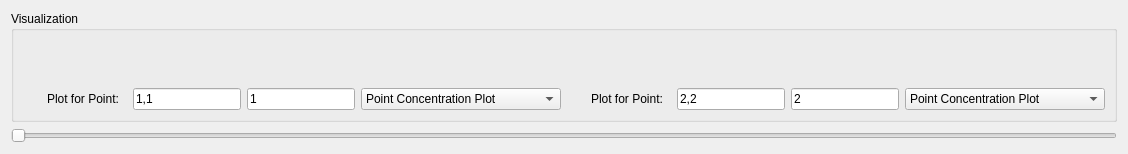
        <widget class="QWidget" name="tab_2">
         <attribute name="title">
          <string>Animation Dashboard</string>
         </attribute>
         <layout class="QGridLayout" name="gridLayout_4">
          <item row="0" column="0">
           <layout class="QGridLayout" name="gridLayout_3">
            <item row="1" column="0">
             <widget class="QSlider" name="horizontalSlider_video">
              <property name="orientation">
               <enum>Qt::Horizontal</enum>
              </property>
             </widget>
            </item>
            <item row="0" column="0">
             <widget class="QGroupBox" name="groupBox_3">
              <property name="title">
               <string>Visualization</string>
              </property>
              <layout class="QGridLayout" name="gridLayout_11">
               <item row="1" column="0">
                <layout class="QHBoxLayout" name="horizontalLayout_37">
                 <item>
                  <layout class="QVBoxLayout" name="verticalLayout_19">
                   <item>
                    <widget class="QWidget" name="widget_diagram_1" native="true">
                     <property name="sizePolicy">
                      <sizepolicy hsizetype="Preferred" vsizetype="Expanding">
                       <horstretch>0</horstretch>
                       <verstretch>30</verstretch>
                      </sizepolicy>
                     </property>
                     <layout class="QGridLayout" name="gridLayout_13"/>
                    </widget>
                   </item>
                   <item>
                    <layout class="QHBoxLayout" name="horizontalLayout_38">
                     <item>
                      <widget class="QWidget" name="widget_diagram_1_toolbar" native="true">
                       <property name="sizePolicy">
                        <sizepolicy hsizetype="Preferred" vsizetype="Preferred">
                         <horstretch>0</horstretch>
                         <verstretch>0</verstretch>
                        </sizepolicy>
                       </property>
                       <layout class="QGridLayout" name="gridLayout_16"/>
                      </widget>
                     </item>
                     <item>
                      <widget class="QLabel" name="label_canvas_1_point_or_line">
                       <property name="sizePolicy">
                        <sizepolicy hsizetype="Preferred" vsizetype="Fixed">
                         <horstretch>0</horstretch>
                         <verstretch>0</verstretch>
                        </sizepolicy>
                       </property>
                       <property name="minimumSize">
                        <size>
                         <width>80</width>
                         <height>0</height>
                        </size>
                       </property>
                       <property name="toolTip">
                        <string>Set the coordinate for the point or line to plot here. Formatting: &quot;0,0&quot; for points and &quot;50&quot; for lines.</string>
                       </property>
                       <property name="text">
                        <string>Plot for Point:</string>
                       </property>
                      </widget>
                     </item>
                     <item>
                      <widget class="QLineEdit" name="lineEdit_canvas_1_point">
                       <property name="sizePolicy">
                        <sizepolicy hsizetype="Preferred" vsizetype="Fixed">
                         <horstretch>0</horstretch>
                         <verstretch>0</verstretch>
                        </sizepolicy>
                       </property>
                       <property name="minimumSize">
                        <size>
                         <width>100</width>
                         <height>0</height>
                        </size>
                       </property>
                       <property name="toolTip">
                        <string>Set the coordinate for the point or line to plot here. Formatting: &quot;0,0&quot; for points and &quot;50&quot; for lines.</string>
                       </property>
                       <property name="text">
                        <string>1,1</string>
                       </property>
                      </widget>
                     </item>
                     <item>
                      <widget class="QLineEdit" name="lineEdit_canvas_1_line">
                       <property name="sizePolicy">
                        <sizepolicy hsizetype="Preferred" vsizetype="Fixed">
                         <horstretch>0</horstretch>
                         <verstretch>0</verstretch>
                        </sizepolicy>
                       </property>
                       <property name="minimumSize">
                        <size>
                         <width>100</width>
                         <height>0</height>
                        </size>
                       </property>
                       <property name="toolTip">
                        <string>Set the coordinate for the point or line to plot here. Formatting: &quot;0,0&quot; for points and &quot;50&quot; for lines.</string>
                       </property>
                       <property name="text">
                        <string>1</string>
                       </property>
                      </widget>
                     </item>
                     <item>
                      <widget class="QComboBox" name="comboBox_diagram_1">
                       <property name="sizePolicy">
                        <sizepolicy hsizetype="Fixed" vsizetype="Fixed">
                         <horstretch>0</horstretch>
                         <verstretch>0</verstretch>
                        </sizepolicy>
                       </property>
                       <property name="minimumSize">
                        <size>
                         <width>200</width>
                         <height>0</height>
                        </size>
                       </property>
                       <item>
                        <property name="text">
                         <string>Point Concentration Plot</string>
                        </property>
                       </item>
                       <item>
                        <property name="text">
                         <string>Line Concentration Plot</string>
                        </property>
                       </item>
                       <item>
                        <property name="text">
                         <string>Total Concentration Plot</string>
                        </property>
                       </item>
                       <item>
                        <property name="text">
                         <string>Flux Plot</string>
                        </property>
                       </item>
                      </widget>
                     </item>
                    </layout>
                   </item>
                  </layout>
                 </item>
                 <item>
                  <layout class="QVBoxLayout" name="verticalLayout_20">
                   <item>
                    <widget class="QWidget" name="widget_diagram_2" native="true">
                     <property name="sizePolicy">
                      <sizepolicy hsizetype="Preferred" vsizetype="Expanding">
                       <horstretch>0</horstretch>
                       <verstretch>30</verstretch>
                      </sizepolicy>
                     </property>
                     <layout class="QGridLayout" name="gridLayout_14"/>
                    </widget>
                   </item>
                   <item>
                    <layout class="QHBoxLayout" name="horizontalLayout_39">
                     <item>
                      <widget class="QWidget" name="widget_diagram_1_toolbar_2" native="true">
                       <layout class="QGridLayout" name="gridLayout_17"/>
                      </widget>
                     </item>
                     <item>
                      <widget class="QLabel" name="label_canvas_2_point_or_line">
                       <property name="sizePolicy">
                        <sizepolicy hsizetype="Preferred" vsizetype="Fixed">
                         <horstretch>0</horstretch>
                         <verstretch>0</verstretch>
                        </sizepolicy>
                       </property>
                       <property name="minimumSize">
                        <size>
                         <width>80</width>
                         <height>0</height>
                        </size>
                       </property>
                       <property name="toolTip">
                        <string>Set the coordinate for the point or line to plot here. Formatting: &quot;0,0&quot; for points and &quot;50&quot; for lines.</string>
                       </property>
                       <property name="text">
                        <string>Plot for Point:</string>
                       </property>
                      </widget>
                     </item>
                     <item>
                      <widget class="QLineEdit" name="lineEdit_canvas_2_point">
                       <property name="sizePolicy">
                        <sizepolicy hsizetype="Preferred" vsizetype="Fixed">
                         <horstretch>0</horstretch>
                         <verstretch>0</verstretch>
                        </sizepolicy>
                       </property>
                       <property name="minimumSize">
                        <size>
                         <width>100</width>
                         <height>0</height>
                        </size>
                       </property>
                       <property name="toolTip">
                        <string>Set the coordinate for the point or line to plot here. Formatting: &quot;0,0&quot; for points and &quot;50&quot; for lines.</string>
                       </property>
                       <property name="text">
                        <string>2,2</string>
                       </property>
                      </widget>
                     </item>
                     <item>
                      <widget class="QLineEdit" name="lineEdit_canvas_2_line">
                       <property name="sizePolicy">
                        <sizepolicy hsizetype="Preferred" vsizetype="Fixed">
                         <horstretch>0</horstretch>
                         <verstretch>0</verstretch>
                        </sizepolicy>
                       </property>
                       <property name="minimumSize">
                        <size>
                         <width>100</width>
                         <height>0</height>
                        </size>
                       </property>
                       <property name="toolTip">
                        <string>Set the coordinate for the point or line to plot here. Formatting: &quot;0,0&quot; for points and &quot;50&quot; for lines.</string>
                       </property>
                       <property name="text">
                        <string>2</string>
                       </property>
                      </widget>
                     </item>
                     <item>
                      <widget class="QComboBox" name="comboBox_diagram_2">
                       <property name="sizePolicy">
                        <sizepolicy hsizetype="Fixed" vsizetype="Fixed">
                         <horstretch>0</horstretch>
                         <verstretch>0</verstretch>
                        </sizepolicy>
                       </property>
                       <property name="minimumSize">
                        <size>
                         <width>200</width>
                         <height>0</height>
                        </size>
                       </property>
                       <property name="currentIndex">
                        <number>0</number>
                       </property>
                       <item>
                        <property name="text">
                         <string>Point Concentration Plot</string>
                        </property>
                       </item>
                       <item>
                        <property name="text">
                         <string>Line Concentration Plot</string>
                        </property>
                       </item>
                       <item>
                        <property name="text">
                         <string>Total Concentration Plot</string>
                        </property>
                       </item>
                       <item>
                        <property name="text">
                         <string>Flux Plot</string>
                        </property>
                       </item>
                      </widget>
                     </item>
                    </layout>
                   </item>
                  </layout>
                 </item>
                </layout>
               </item>
               <item row="0" column="0">
                <layout class="QHBoxLayout" name="horizontalLayout_36">
                 <item>
                  <widget class="QWidget" name="widget_animation" native="true">
                   <property name="sizePolicy">
                    <sizepolicy hsizetype="Expanding" vsizetype="MinimumExpanding">
                     <horstretch>0</horstretch>
                     <verstretch>70</verstretch>
                    </sizepolicy>
                   </property>
                   <layout class="QGridLayout" name="gridLayout_12"/>
                  </widget>
                 </item>
                 <item>
                  <widget class="QWidget" name="widget_animation_toolbar" native="true">
                   <property name="sizePolicy">
                    <sizepolicy hsizetype="Fixed" vsizetype="MinimumExpanding">
                     <horstretch>0</horstretch>
                     <verstretch>70</verstretch>
                    </sizepolicy>
                   </property>
                   <layout class="QGridLayout" name="gridLayout_15"/>
                  </widget>
                 </item>
                </layout>
               </item>
              </layout>
             </widget>
            </item>
           </layout>
          </item>
         </layout>
        </widget>
